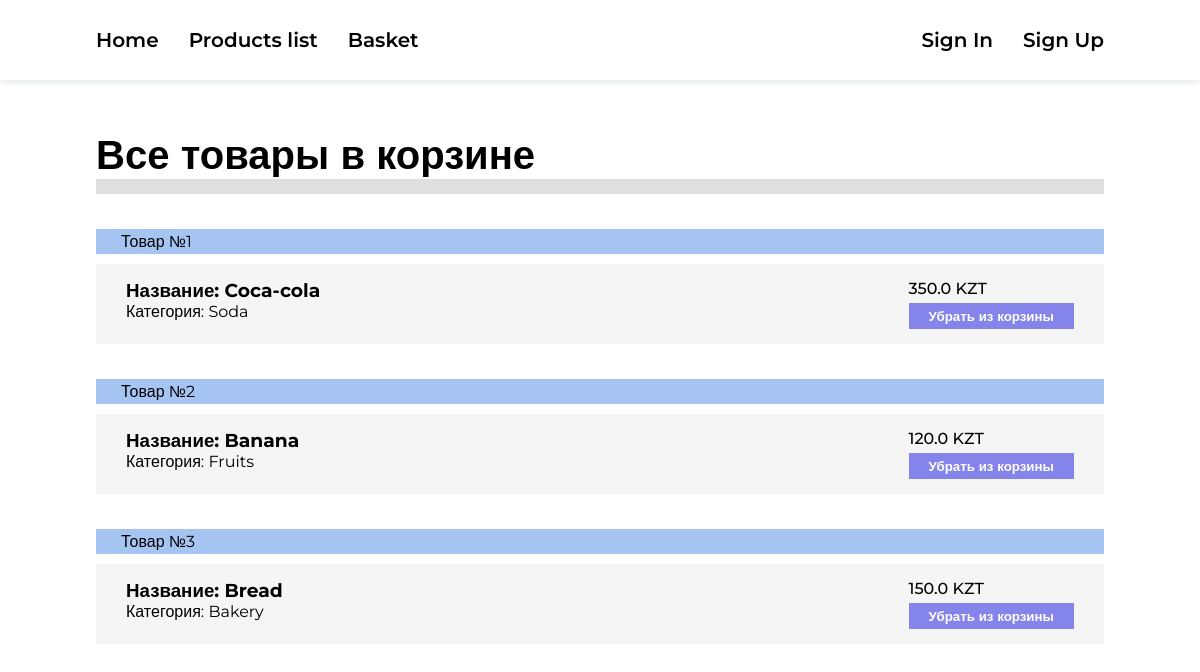
The page /market/basket/ on the database its author committed.
### market/models.py (models this page shows, shortened)
class Basket(models.Model):
    product = models.ForeignKey(Product, on_delete=models.CASCADE)

class Product(models.Model):
    image = models.ImageField(blank=True, upload_to=uniq_name_upload)
    name = models.CharField(max_length=100, null=False)
    description = models.TextField(null=False)
    price = models.FloatField(null=False)
    category = models.ForeignKey(Category, on_delete=models.CASCADE)
    best_before_date = models.DateTimeField(default=datetime.datetime.today() + datetime.timedelta(days=7))

class Category(models.Model):
    name = models.CharField(max_length=50)
    class Meta:
        verbose_name = 'Category'
        verbose_name_plural = 'Categories'

### market/views.py (the view)
# urls.py: path('basket/', views.basket, name='basket'),
def basket(request):
    basket_items = Basket.objects.all()
    data = {
        'menu': menu,
        'title': 'Корзина',
        'basket_items': basket_items,
    }
    return render(request, 'market/basket.html', context=data)

### market/templates/market/basket.html (shortened to what this page needs)
{% load static %}
<!DOCTYPE html>
<html lang="en">
<head>
    <link rel="stylesheet" href="{% static 'market/css/basket.css' %}">
    <link rel="stylesheet" href="{% static 'market/css/header.css' %}">
</head>
<body>
    <header>
        <div>
            {% for m in menu %}
                <a href="{% url m.url %}">{{ m.title }}</a>
            {% endfor %}
        </div>
        <div>
            {% if request.user.is_authenticated %}
                <a href="{% url 'authe:profile' %}">Profile</a>
                <a href="{% url 'authe:signout' %}">Log Out</a>
            {% else %}
                <a href="{% url 'authe:signin' %}">Sign In</a>
                <a href="{% url 'authe:signup' %}">Sign Up</a>
            {% endif %}
        </div>
    </header>
    <section class="main">
        <h1>Все товары в корзине</h1>
        {% for b_item in basket_items %}
        <div class="basket--item">
            <span>Товар №{{ b_item.id }}</span>
            <div class="basket-item--info">
                <div>
                    <h3>Название: {{ b_item.product.name }}</h3>
                    <p>Категория: {{ b_item.product.category.name }}</p>
                </div>
                <div>
                    <p class="product-price">{{ b_item.product.price }} KZT</p>
                    <button class="to-shop-button">Убрать из корзины</button>
                </div>
            </div>
        </div>
        {% endfor %}
    </section>
</body>
</html>

### market/static/market/css/basket.css (style rules this page uses)
* { margin: 0; padding: 0; font-family: 'Montserrat', sans-serif; }
.main { padding: 50px 8%; }
.main h1 { font-size: 40px; border-bottom: 15px solid #e0e0e0; margin-bottom: 25px; }
.basket--item { width: 100%; display: flex; flex-direction: column; margin-top: 35px; }
.basket--item > span { background-color: #a5c4f2; padding: 3px 25px; margin-bottom: 10px; }
.basket-item--info { display: flex; justify-content: space-between; background-color: #f5f5f5; padding: 15px 30px; }
.product-price { font-weight: 500; }
.to-shop-button { background-color: #8484ea; border: none; padding: 5px 20px; font-weight: 600; color: #fff; margin-top: 5px; cursor: pointer; }

### market/static/market/css/header.css (style rules this page uses)
header { width: 100%; height: 80px; box-shadow: 0px 0px 8px 0px rgba(34, 60, 80, 0.2); display: flex; align-items: center; justify-content: space-between; padding: 0 8%; box-sizing: border-box; }
header div { display: flex; gap: 30px; }
header div a { text-decoration: none; color: #000; font-size: 20px; font-weight: 600; position: relative; }

### rows shown on the page
Basket: id "1", product.name "Coca-cola", product.category.name "Soda", product.price "350.0"
Basket: id "2", product.name "Banana", product.category.name "Fruits", product.price "120.0"
Basket: id "3", product.name "Bread", product.category.name "Bakery", product.price "150.0"

### other values the page prints
{{ m.title }} "Home" "Products list" "Basket"
